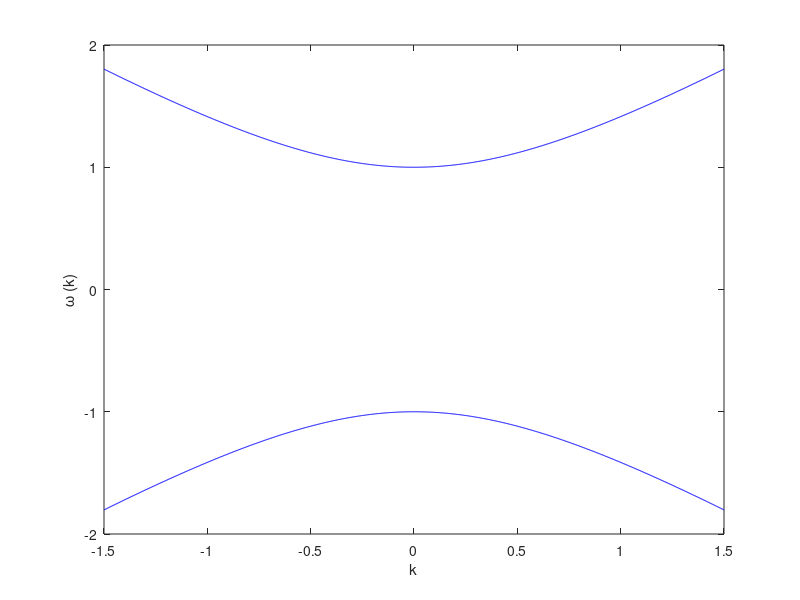
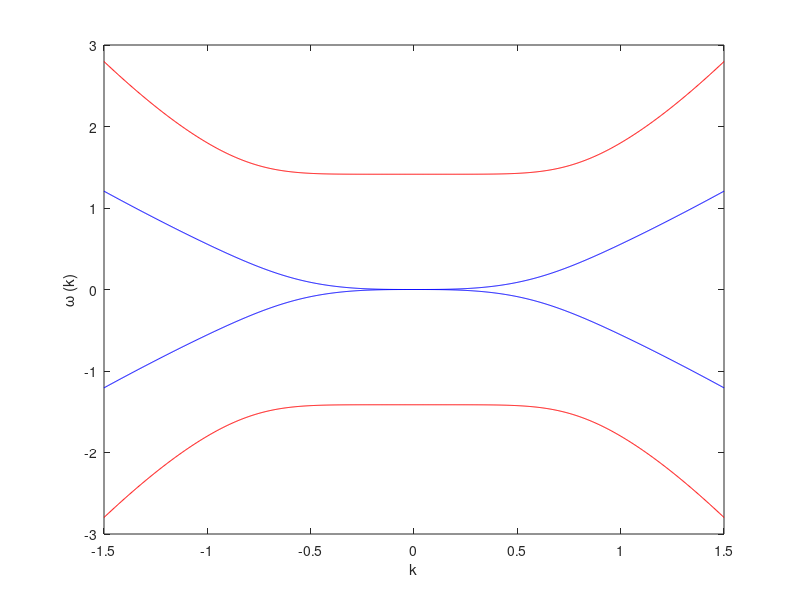
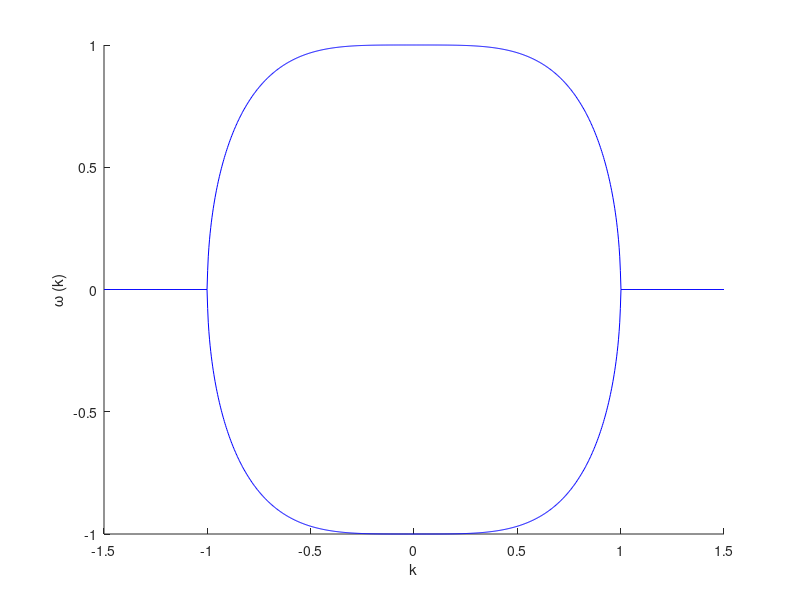
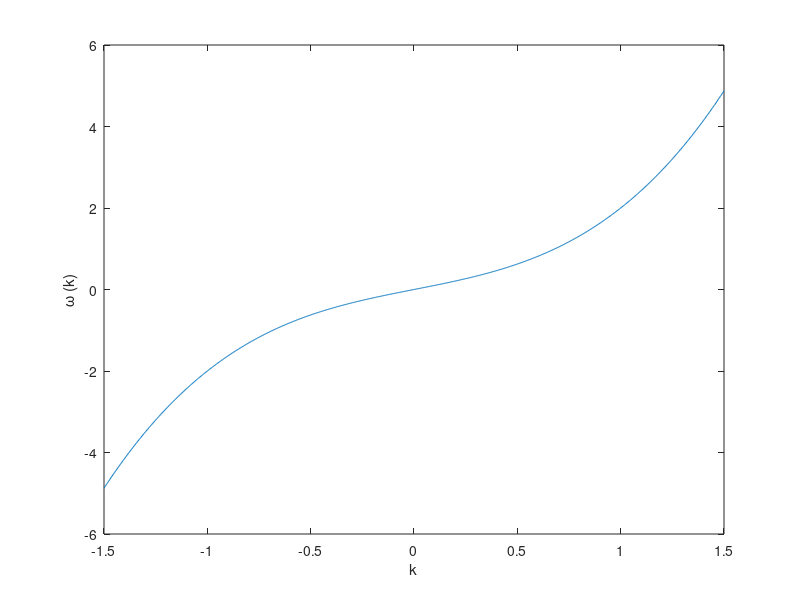

Reproduce these figures in MATLAB, in order.
close all

a=1
b=1
B=1
C=1
psi=1

k = linspace(-1.5,1.5,1000);

w11 = (1/a).* sqrt(B*B+b*b*k.*k);
w12 = (-1/a).*sqrt(B*B+b*b*k.*k);

figure(1)
plot(k,w11,'b')
%xticks([-1, 0, 1])
%xticklabels({'-\beta', '0',  '\beta'})
%yticks([-1, 0, 1])
%yticklabels({'-1/\alpha', '0',  '1/\alpha'})
hold on
plot(k,w12,'b')
xlabel('k')
ylabel('\omega (k)')


figure(2)
w2i=(1/a).* sqrt(B*B+sqrt(B*B*B*B+4*b*b*b*b.*k.*k.*k.*k.*k.*k));
w2r=b*b.*k.*k.*k./w2i;
plot(k,w2i,'r')
hold on
plot(k,-1.*w2i,'r')
hold on
plot(k,w2r,'b')
hold on
plot(k,-1.*w2r,'b')
xlabel('k')
ylabel('\omega (k)')


figure(3)
w31 = (1/a).* sqrt(-b*b*k.*k.*k.*k+B*B);
hold on
w32 = -(1/a).* sqrt(-b*b*k.*k.*k.*k+B*B);
plot(k,w31,'b')
plot(k,w32,'b')
xlabel('k')
ylabel('\omega (k)')

figure(4)
w4 = (k./a).*(b*k.*k+C);
plot(k,w4)
xlabel('k')
ylabel('\omega (k)')

figure(5)
w5=(k./a).*(b*k.*k.*k+2*C*psi);
plot(k,w5)
xlabel('k')
ylabel('\omega (k)')





